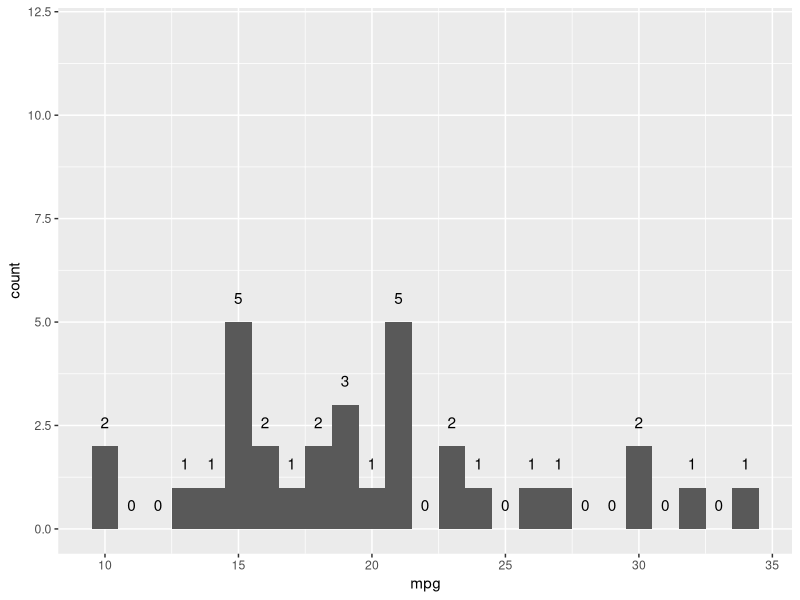
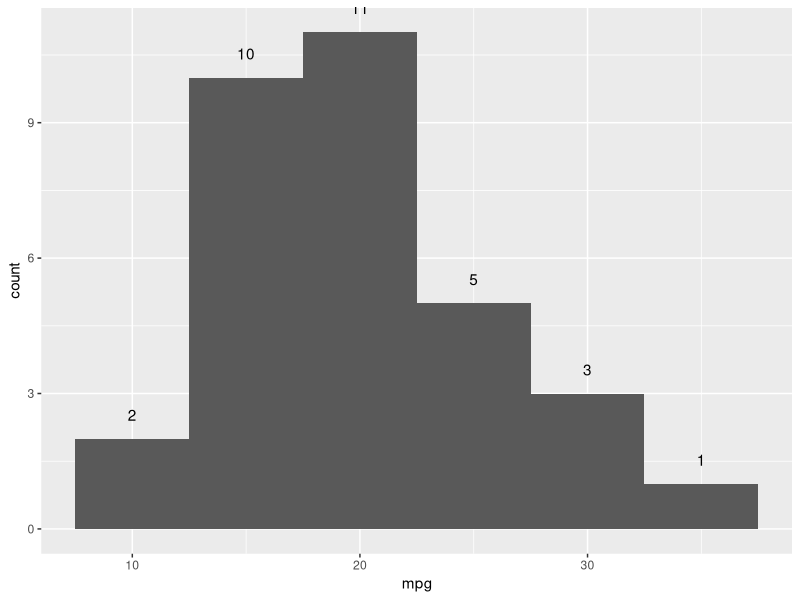
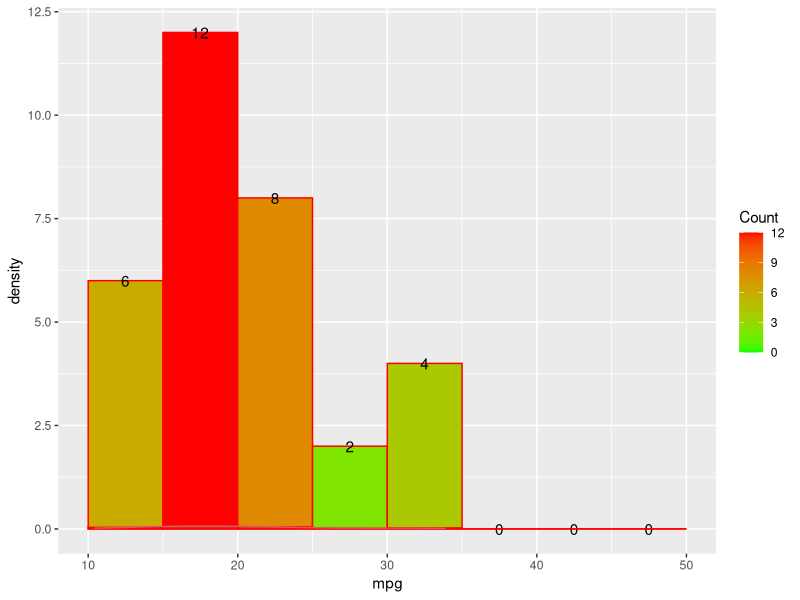
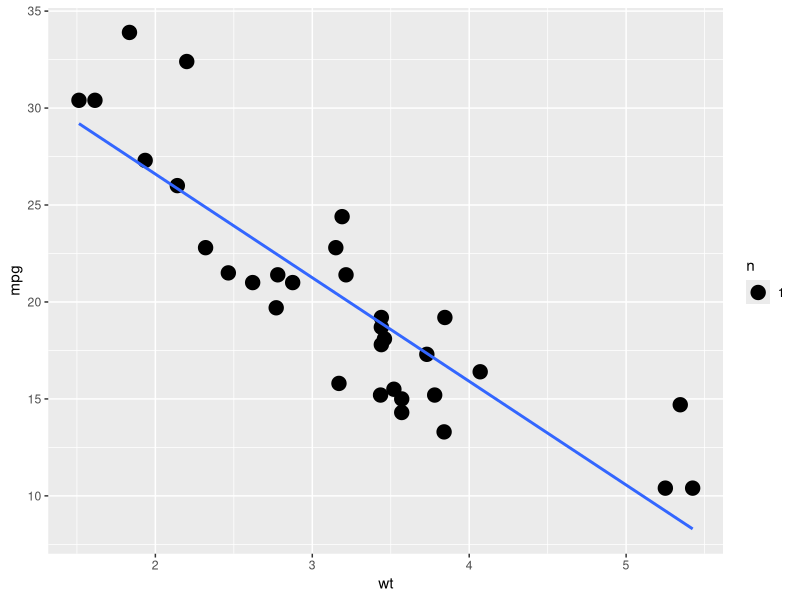
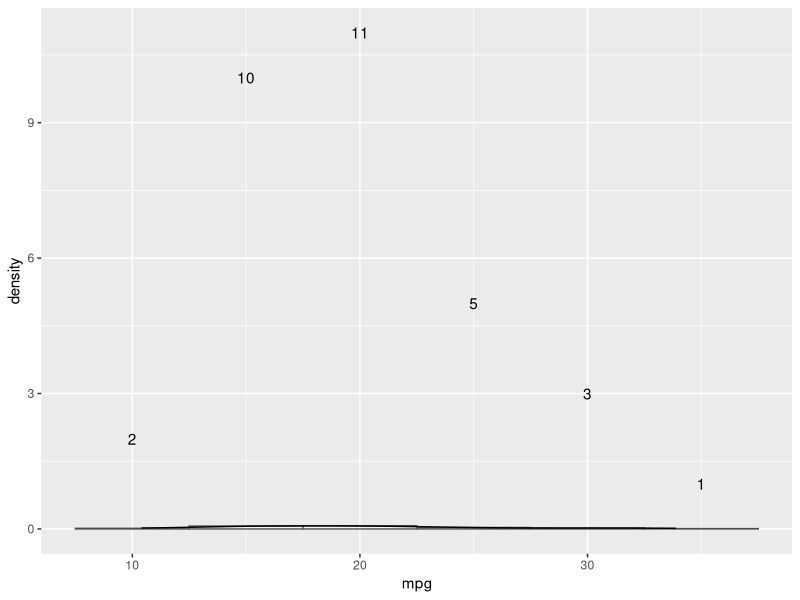
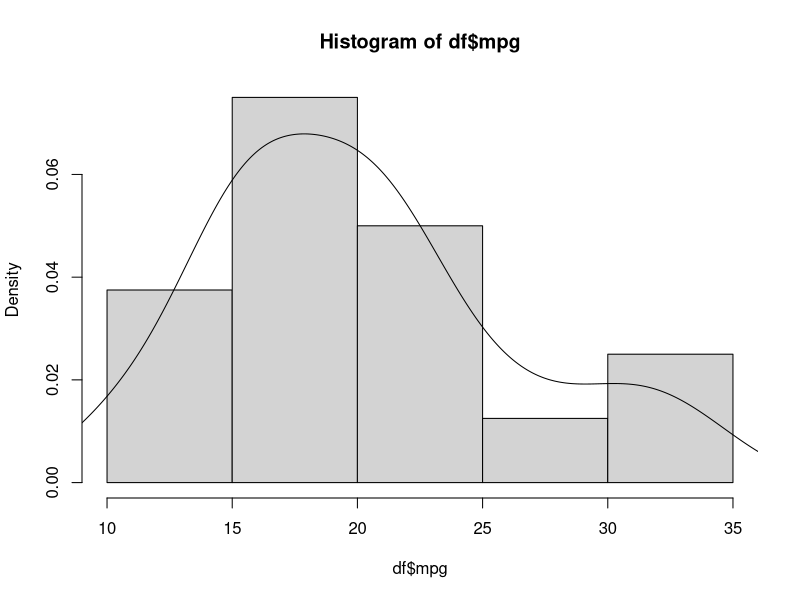
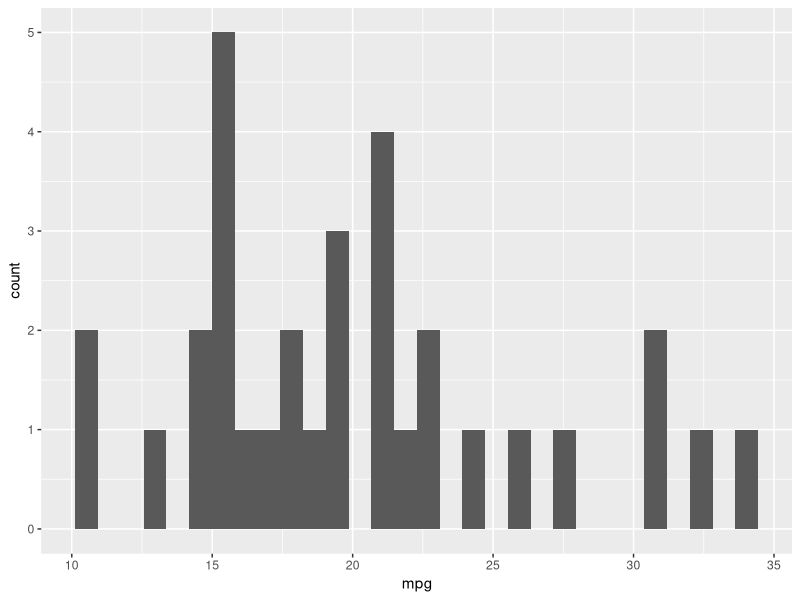
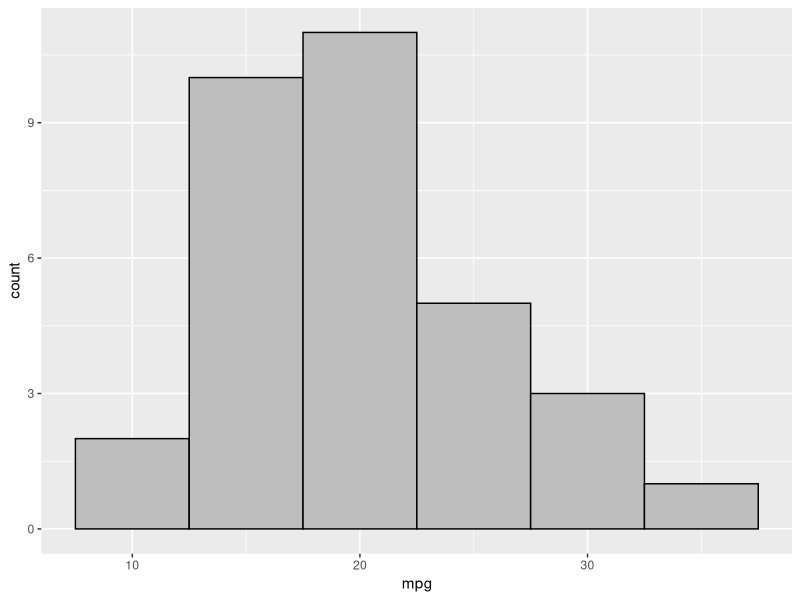

Source code (R) for these figures, in order:
#ggplot - Histogram Plot
#Continous Variables
df=mtcars
library(ggplot2)
catcols = c('cyl', 'vs', 'am', 'gear', 'carb')
df[,catcols] = lapply(df[,catcols], as.factor)
#width of bin : each mpg value : 10, 11,...
ggplot(df,aes(x=mpg)) +  stat_bin(binwidth=1) + ylim(c(0, 12)) +    stat_bin(binwidth=1, geom="text", aes(label=..count..), vjust=-1.5) 
#width of each bin : 5 mpg ie: 10-15,15-20 ..
ggplot(df,aes(x=mpg)) +  stat_bin(binwidth=5)  +stat_bin(binwidth=5, geom="text", aes(label=..count..), vjust=-1.5) 

#color of bar as per count
ggplot(data=df, aes(mpg)) +  geom_histogram(breaks=seq(10, 50, by=5),  col="red",  aes(fill=..count..)) +  scale_fill_gradient("Count", low="green", high="red") + stat_bin(geom='text', aes(label=..count..), breaks=seq(10, 50, by=5)) +  geom_histogram(aes(y =..density..), breaks=seq(10, 50, by = 5),  col="red", fill="green", alpha=.2) + geom_density(col=2)


#regression line
ggplot(df, aes(wt, mpg)) +geom_count() + geom_smooth(method="lm", se=F)


#
# overlap density and histogram: scale of density and count is different
ggplot(df, aes(x = mpg)) +  geom_histogram(aes(y = ..density..),    binwidth = 5, color = "grey30", fill = "white") +  geom_density(alpha = .2, fill = "antiquewhite3") + stat_bin(geom='text', aes(label=..count..), binwidth = 5)


#histogram and density
#base
hist(df$mpg, freq=F)
lines(density(df$mpg))

#gg
ggplot(df) + geom_histogram(aes(x = mpg))
ggplot(df) + geom_histogram(aes(x = mpg), binwidth = 5, fill = "grey", color = "black")
#hist with density y scale
gd1 <- ggplot(df) + geom_histogram(aes(x = mpg, y=..density..), binwidth = 5, fill = "grey", color = "black")
gd1
#density
gd1 + geom_density(aes(x = mpg), color = "red") 
#rug
gd1 + geom_rug(aes(x = mpg, y = 0, color=carb), position = position_jitter(height = 0))
                            